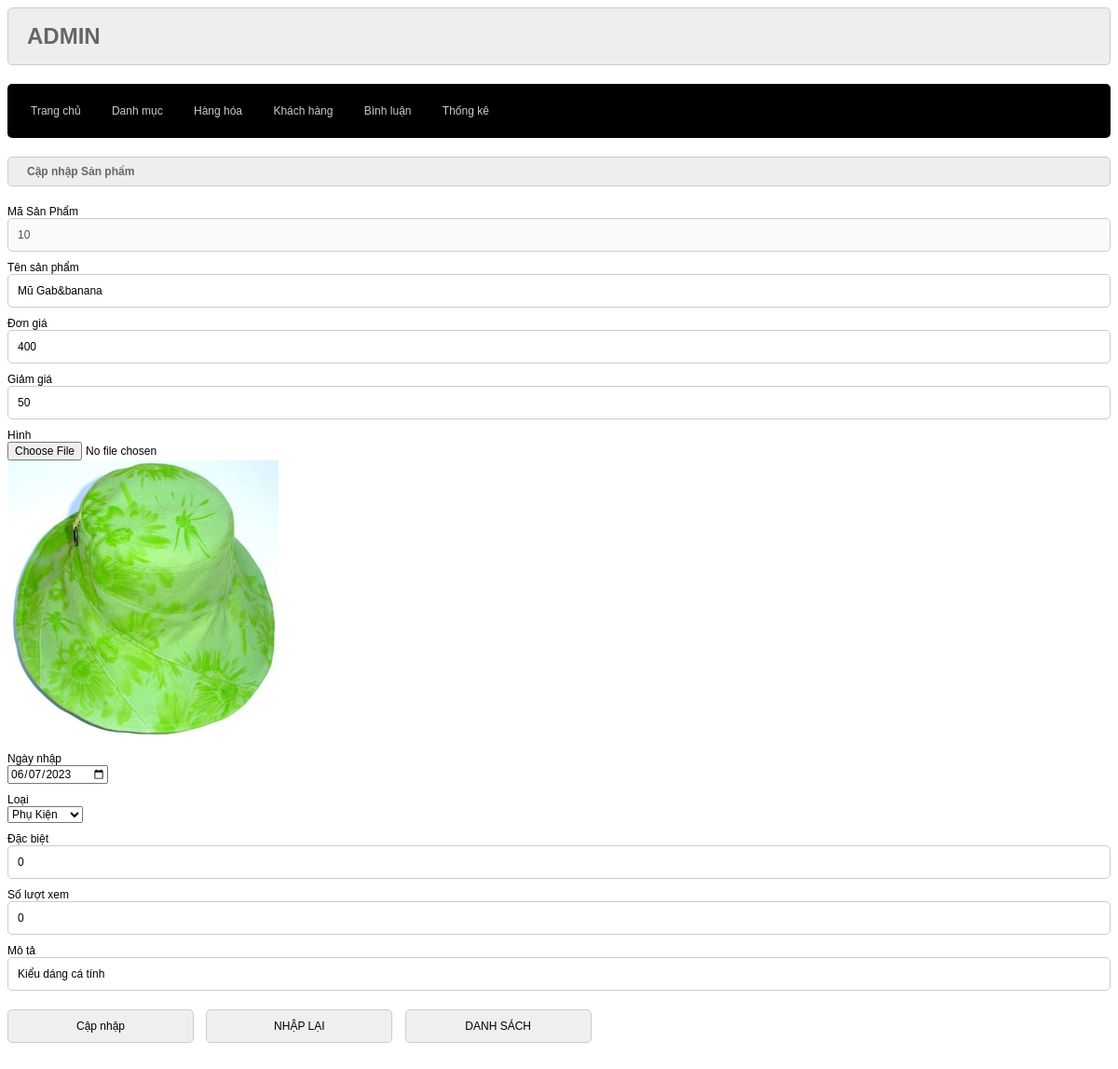
The app's page /admin/index.php?act=suasp&id=10 with its own data.
### tables this page shows
CREATE TABLE `hang_hoa` (
  `ma_hh` int(11) NOT NULL,
  `ten_hh` varchar(50) NOT NULL,
  `don_gia` double(10,2) NOT NULL,
  `giam_gia` double(10,2) NOT NULL DEFAULT 0.00,
  `hinh` varchar(50) NOT NULL,
  `ngay_nhap` date NOT NULL,
  `mo_ta` text DEFAULT NULL,
  `dac_biet` bit(1) NOT NULL,
  `so_luot_xem` int(11) NOT NULL DEFAULT 0,
  `ma_loai` int(10) NOT NULL
);

### model/pdo.php (called while the page is built, shortened)
<?php
function pdo_get_connection()
{
    $dburl = "mysql:host=localhost;dbname=xshop;charset=utf8";
    $username = 'root';
    $password = '';
    $conn = new PDO($dburl, $username, $password);
    $conn->setAttribute(PDO::ATTR_ERRMODE, PDO::ERRMODE_EXCEPTION);
    return $conn;
}
function pdo_query($sql)
{
    $sql_args = array_slice(func_get_args(), 1);
    try {
        $conn = pdo_get_connection();
        $stmt = $conn->prepare($sql);
        $stmt->execute($sql_args);
        $rows = $stmt->fetchAll();
        return $rows;
    } catch (PDOException $e) {
        throw $e;
    } finally {
        unset($conn);
    }
}
function pdo_query_one($sql)
{
    $sql_args = array_slice(func_get_args(), 1);
    try {
        $conn = pdo_get_connection();
        $stmt = $conn->prepare($sql);
        $stmt->execute($sql_args);
        $row = $stmt->fetch(PDO::FETCH_ASSOC);
        return $row;
    } catch (PDOException $e) {
        throw $e;
    } finally {
        unset($conn);
    }
}

### model/sanpham.php (called while the page is built, shortened)
<?php
function loadone_sanpham($id)
{
    $sql = "SELECT * FROM `hang_hoa`where `ma_hh`='$id'";
    $sp = pdo_query_one($sql);
    return $sp;
}
?>

### model/danhmuc.php (called while the page is built, shortened)
<?php
function loadall_danhmuc()
{
    $sql = "SELECT * FROM `loai` order by `ma_loai` ";
    $danhmuc = pdo_query($sql);
    return $danhmuc;
}
?>

### admin/sanpham/update.php (the view, shortened to what this page needs)
<div class="row">
    <div class="row formtitle">
        <h1>Cập nhập Sản phẩm</h1>
    </div>
    <div class="row formcontent">
        <form action="index.php?act=updatesp" enctype="multipart/form-data" method="POST">
            <div class="row mb10">
                <label for="">Mã Sản Phẩm</label><br>
                <input type="text" disabled value="<?php echo $sp['ma_hh'] ?>"><br>
            </div>
            <div class="row mb10">
                <label for="">Tên sản phẩm</label><br>
                <input type="text" name="tensp" value="<?php echo $sp['ten_hh'] ?>"><br>
            </div>
            <div class="row mb10">
                <label for="">Đơn giá</label><br>
                <input type="text" name="dongia" value="<?php echo $sp['don_gia'] ?>"><br>
            </div>
            <div class="row mb10">
                <label for="">Giảm giá</label><br>
                <input type="text" name="giamgia" value="<?php echo $sp['giam_gia'] ?>"><br>
            </div>
            <div class="row mb10">
                <label for="">Hình</label><br>
                <input type="file" name="hinh" value="<?php echo $sp['hinh'] ?>"><br>
                <img src="../upload/<?php echo $sp['hinh'] ?>" alt="">
            </div>
            <div class="row mb10">
                <label for="">Ngày nhập</label><br>
                <input type="date" name="ngaynhap" value="<?php echo $sp['ngay_nhap'] ?>"><br>
            </div>
            <div class="row mb10">
                <label for="">Loại</label><br>
                <select name="loai" id="">
                    <?php
                    $loai = loadall_danhmuc();
                    foreach ($loai as $item) {
                        if ($item['ma_loai'] == $sp['ma_loai']) {
                            ?>
                            <option value="<?php echo $item['ma_loai'] ?>" selected><?php echo $item['ten_loai'] ?></option>
                            <?php
                        } else {
                            ?>
                            <option value="<?php echo $item['ma_loai'] ?>"><?php echo $item['ten_loai'] ?></option>
                            <?php
                        }
                        ?>
                        <?php
                    }
                    ?>
                </select><br>
            </div>
            <div class="row mb10">
                <label for="">Đặc biệt</label><br>
                <input type="text" name="dacbiet" value="<?php echo $sp['dac_biet'] ?>"><br>
            </div>
            <div class="row mb10">
                <label for="">Số lượt xem</label><br>
                <input type="text" name="slx" value="<?php echo $sp['so_luot_xem'] ?>"><br>
            </div>
            <div class="row mb10">
                <label for="">Mô tả</label><br>
                <input type="text" name="mota" value="<?php echo $sp['mo_ta'] ?>"><br>
            </div>
            <div class="row mb10">
                <input type="submit" name="capnhapsp" value="Cập nhập">
                <input type="reset" value="NHẬP LẠI">
                <a href="index.php?act=listsp"><input type="button" value="DANH SÁCH"></a>
            </div>
        </form>
    </div>
</div>
</div>

### admin/css/style.css (style rules this page uses)
* { box-sizing: border-box; font-family: sans-serif; font-size: 1vw; }
.row { float: left; width: 100%; }
.mb10 { margin-bottom: 10px; }
input[type="text"],input[type="password"],input[type="email"] { width: 100%; border: 1px solid #ccc; padding: 10px; border-radius: 5px; }
.formtk input[type="submit"], .formcontent input[type="submit"], .formcontent input[type="reset"], .formcontent input[type="button"] { min-width: 200px; border: 1px solid #ccc; padding: 10px; border-radius: 5px; }
input[type="submit"],input[type="reset"],input[type="button"] { min-width: 200px; border: 1px solid #ccc; padding: 10px; border-radius: 5px; margin: 10px 10px 10px 0; cursor: pointer; }
.formtitle { background-color: #eee; border: 1px solid #ccc; color: #666; border-radius: 5px; padding: 0px 20px; }
.formcontent { padding: 20px 0; }

### records on screen
hang_hoa: ma_hh "10", tensp "Mũ Gab&banana", dongia "400", giamgia "50", hinh (picture), ngaynhap "06/07/2023", dacbiet "0", slx "0", mota "Kiểu dáng cá tính"

### other values on screen
form field loai "Phụ Kiện"
